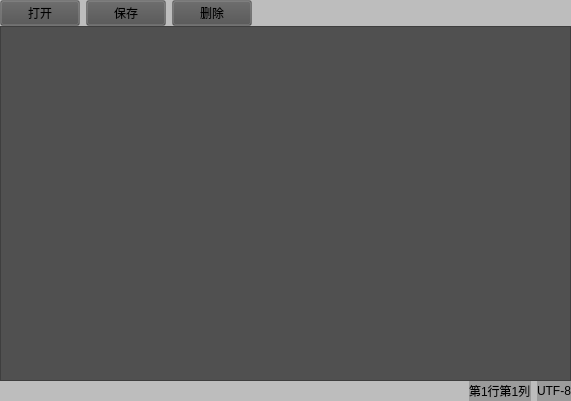
<?xml version="1.0" encoding="UTF-8"?>
<ui version="4.0">
 <class>book</class>
 <widget class="QWidget" name="book">
  <property name="geometry">
   <rect>
    <x>0</x>
    <y>0</y>
    <width>571</width>
    <height>401</height>
   </rect>
  </property>
  <property name="windowTitle">
   <string>记事本</string>
  </property>
  <layout class="QGridLayout" name="gridLayout">
   <property name="leftMargin">
    <number>0</number>
   </property>
   <property name="topMargin">
    <number>0</number>
   </property>
   <property name="rightMargin">
    <number>0</number>
   </property>
   <property name="bottomMargin">
    <number>0</number>
   </property>
   <property name="spacing">
    <number>0</number>
   </property>
   <item row="2" column="0">
    <widget class="QWidget" name="widget_2" native="true">
     <property name="styleSheet">
      <string notr="true">background-color: rgba(80, 80, 80, 80);</string>
     </property>
     <layout class="QGridLayout" name="gridLayout_2">
      <property name="leftMargin">
       <number>0</number>
      </property>
      <property name="topMargin">
       <number>0</number>
      </property>
      <property name="rightMargin">
       <number>0</number>
      </property>
      <property name="bottomMargin">
       <number>0</number>
      </property>
      <item row="0" column="0">
       <spacer name="horizontalSpacer_2">
        <property name="orientation">
         <enum>Qt::Orientation::Horizontal</enum>
        </property>
        <property name="sizeHint" stdset="0">
         <size>
          <width>307</width>
          <height>20</height>
         </size>
        </property>
       </spacer>
      </item>
      <item row="0" column="1">
       <widget class="QLabel" name="label_2">
        <property name="text">
         <string>第1行第1列</string>
        </property>
       </widget>
      </item>
      <item row="0" column="2">
       <widget class="QLabel" name="label">
        <property name="text">
         <string>UTF-8</string>
        </property>
       </widget>
      </item>
     </layout>
    </widget>
   </item>
   <item row="0" column="0">
    <widget class="QWidget" name="widget" native="true">
     <property name="styleSheet">
      <string notr="true">background-color: rgba(80, 80, 80, 80);</string>
     </property>
     <layout class="QHBoxLayout" name="horizontalLayout">
      <property name="spacing">
       <number>6</number>
      </property>
      <property name="leftMargin">
       <number>0</number>
      </property>
      <property name="topMargin">
       <number>0</number>
      </property>
      <property name="rightMargin">
       <number>0</number>
      </property>
      <property name="bottomMargin">
       <number>0</number>
      </property>
      <item>
       <widget class="QPushButton" name="pushButton_2">
        <property name="styleSheet">
         <string notr="true">QPushButton:hover { background-color: rgb(170, 170, 127); color: white; }
QPushButton:pressed { background-color: rgb(85, 85, 85); color: white; }</string>
        </property>
        <property name="text">
         <string>打开</string>
        </property>
       </widget>
      </item>
      <item>
       <widget class="QPushButton" name="pushButton">
        <property name="styleSheet">
         <string notr="true">QPushButton:hover { background-color: rgb(170, 170, 127); color: white; }
QPushButton:pressed { background-color: rgb(85, 85, 85); color: white; }</string>
        </property>
        <property name="text">
         <string>保存</string>
        </property>
       </widget>
      </item>
      <item>
       <widget class="QPushButton" name="pushButton_3">
        <property name="styleSheet">
         <string notr="true">QPushButton:hover { background-color: rgb(170, 170, 127); color: white; }
QPushButton:pressed { background-color: rgb(85, 85, 85); color: white; }</string>
        </property>
        <property name="text">
         <string>删除</string>
        </property>
       </widget>
      </item>
      <item>
       <spacer name="horizontalSpacer">
        <property name="orientation">
         <enum>Qt::Orientation::Horizontal</enum>
        </property>
        <property name="sizeHint" stdset="0">
         <size>
          <width>325</width>
          <height>20</height>
         </size>
        </property>
       </spacer>
      </item>
     </layout>
    </widget>
   </item>
   <item row="1" column="0">
    <widget class="QTextEdit" name="textEdit">
     <property name="styleSheet">
      <string notr="true">background-color: rgb(80, 80, 80);
color: rgb(255, 255, 255);
font: 700 9pt &quot;Microsoft YaHei UI&quot;;</string>
     </property>
    </widget>
   </item>
  </layout>
 </widget>
 <resources/>
 <connections/>
</ui>
